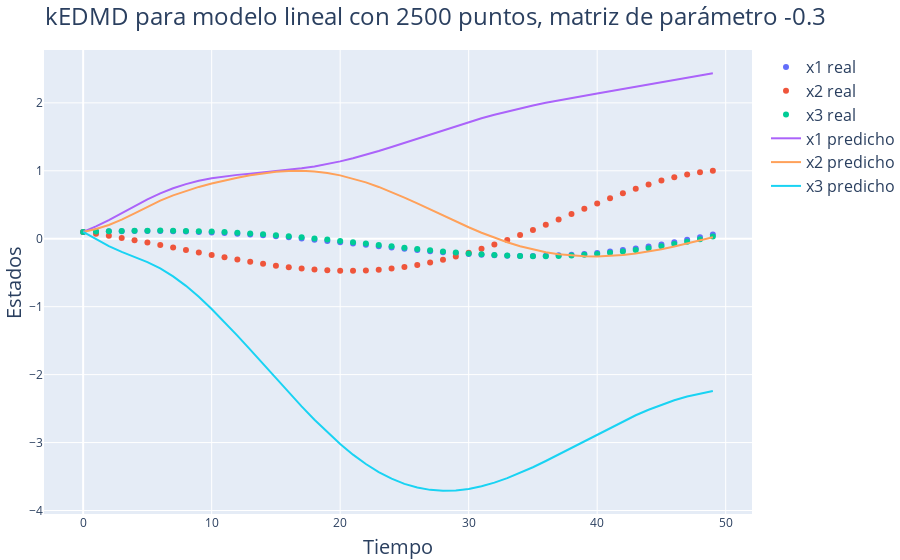

The notebook cell saved with this chart:
### Code cell
# Alpha
alpha = -0.3

# Predicción
x, x_koop, A, U = compute_linear_kedmd(alpha, N)

# Gráfico
fig = go.Figure()

fig.add_trace(go.Scatter(x=t, y=x[:,0], name='x1 real', mode='markers'))
fig.add_trace(go.Scatter(x=t, y=x[:,1], name='x2 real', mode='markers'))
fig.add_trace(go.Scatter(x=t, y=x[:,2], name='x3 real', mode='markers'))

fig.add_trace(go.Scatter(x=t, y=x_koop[:,0], name='x1 predicho'))
fig.add_trace(go.Scatter(x=t, y=x_koop[:,1], name='x2 predicho'))
fig.add_trace(go.Scatter(x=t, y=x_koop[:,2], name='x3 predicho'))

# Colocar titulo
fig.update_layout(
    title=f"kEDMD para modelo lineal con {N} puntos, matriz de parámetro {alpha}",
    xaxis_title="Tiempo",
    yaxis_title="Estados",
    margin=dict(l=0, r=0, t=50, b=0)
    )

fig.write_image(img_path+"Linear1.pdf")
fig.show()
